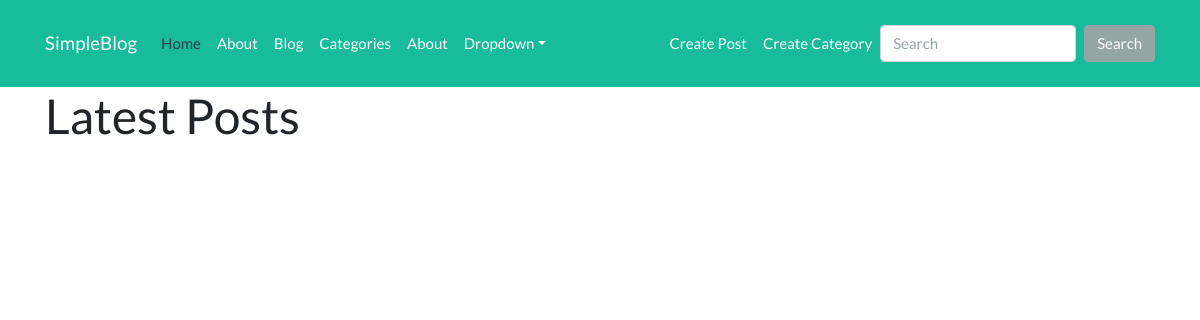
/index.php/posts, run on an earlier commit of the app's database.
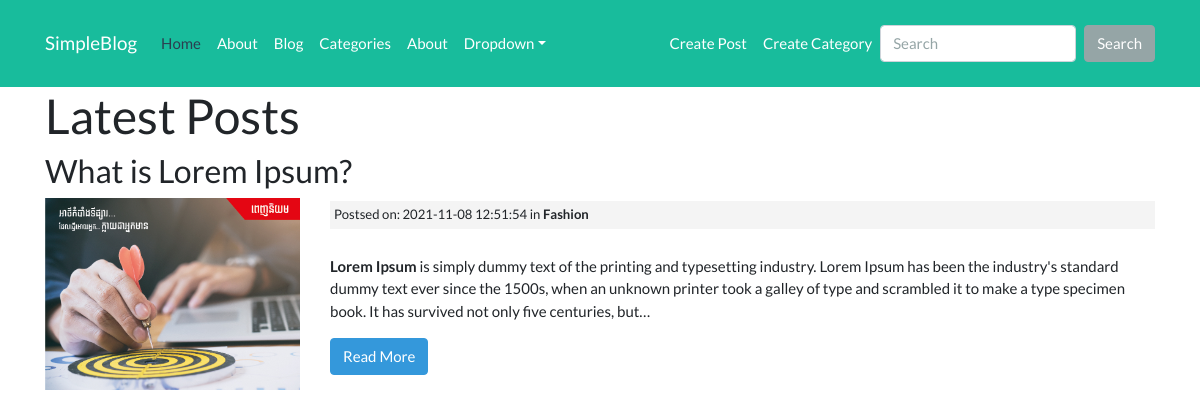
And on a later commit of the database.
### tables this page shows
CREATE TABLE `posts` (
  `id` int(11) NOT NULL,
  `category_id` int(11) NOT NULL,
  `title` varchar(255) NOT NULL,
  `slug` varchar(255) NOT NULL,
  `body` text NOT NULL,
  `post_image` varchar(255) NOT NULL,
  `status` tinyint(4) DEFAULT 0 COMMENT '0. Active\r\n1. Delete',
  `created_at` timestamp NOT NULL DEFAULT current_timestamp(),
  `updated_at` timestamp NOT NULL DEFAULT current_timestamp()
);

CREATE TABLE `categories` (
  `id` int(11) UNSIGNED NOT NULL,
  `name` varchar(255) NOT NULL,
  `created_at` timestamp NOT NULL DEFAULT current_timestamp(),
  `updated_at` timestamp NOT NULL DEFAULT current_timestamp()
);

### application/controllers/Posts.php (called while the page is built, shortened)
<?php
class Posts extends CI_Controller {
    public function index() {
        $data['title'] = 'Latest Posts';
        $data['posts'] = $this->post_model->get_posts();
        $this->load->view('templates/header');
        $this->load->view('posts/index', $data);
        $this->load->view('templates/footer');
    }
}

### index.php (called while the page is built, shortened)
<?php
require_once BASEPATH.'core/CodeIgniter.php';

### application/models/Post_model.php (called while the page is built, shortened)
<?php
class Post_model extends CI_Model {
    public function get_posts($slug = FALSE) {
        if ($slug === FALSE) {
            $this->db->order_by('posts.id', 'DESC');
            $this->db->join('categories', 'categories.id = posts.category_id');
            $query = $this->db->get_where('posts', array('status' => 0));
            return $query->result_array();
        }
        $query = $this->db->get_where('posts', array('slug' => $slug));
        return $query->row_array();
    }
}

### application/views/posts/index.php (the view)
<h1><?= $title ?></h1>
<?php foreach ($posts as $post) : ?>
    <h3><?php echo $post['title']; ?></h3>
    <div class="row">
        <div class="col-md-3">
            <img class="post-thumb" src="<?php echo site_url(); ?>assets/images/posts/<?php echo $post['post_image']; ?>" alt="Post_Image">
        </div>
        <div class="col-md-9">
            <small class="post-date">Postsed on: <?php echo $post['created_at']; ?> in <strong><?php echo $post['name']; ?></strong></small><br />
            <?php echo word_limiter($post['body'], 50); ?>
            <p><a class="btn btn-info" href="<?php echo site_url('/posts/' . $post['slug']); ?>">Read More</a></p>
        </div>
    </div>
<?php endforeach; ?>

What changed in the data, as far as the page shows it:
added posts: title "What is Lorem Ipsum?", post_image (picture), category.created_at "2021-11-08 12:51:54", category.name "Fashion", body "Lorem Ipsum is simply dummy text of the printing and typesetting industry. Lorem Ipsum has been the industry's standard dummy text ever since the 1500s, when an unknown printer took a galley of type and scrambled it to make a type specimen book. It has survived not only five centuries, but…"
